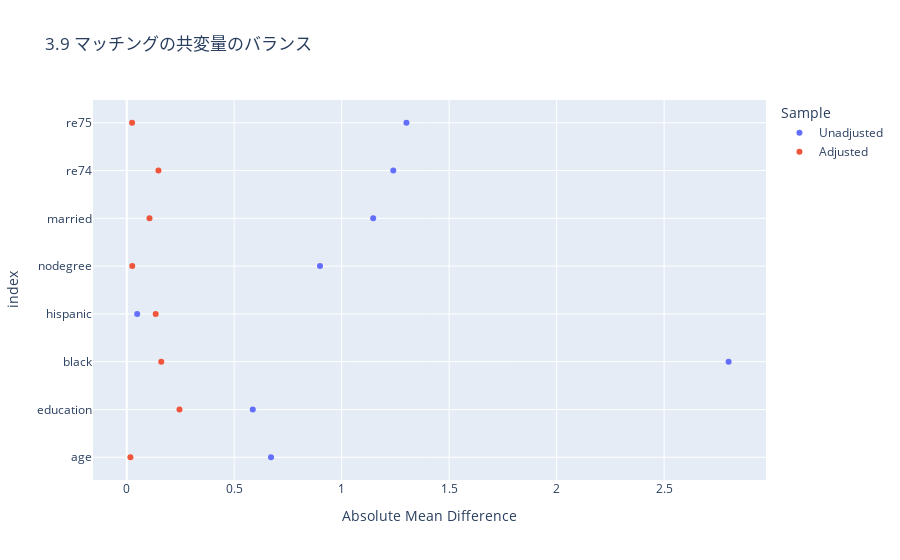

Here is the notebook cell this chart was saved with:
### Code cell
balance_df = pd.concat([
    pd.DataFrame({'Absolute Mean Difference': unadjusted_amd, 'Sample': 'Unadjusted'}),
    pd.DataFrame({'Absolute Mean Difference': after_matching_amd, 'Sample': 'Adjusted'})
])
fig = px.scatter(balance_df, x='Absolute Mean Difference', y=balance_df.index, color='Sample', 
                 title='3.9 マッチングの共変量のバランス')
fig.show()

### Figure 1 — Plotly figure (JSON) as saved in the notebook; plotly's stock layout.template omitted (floating-point values rounded to 4 significant figures)
{"data": [{"hovertemplate": "Sample=Unadjusted<br>Absolute Mean Difference=%{x}<br>index=%{y}<extra></extra>", "legendgroup": "Unadjusted", "marker": {"color": "#636efa", "symbol": "circle"}, "mode": "markers", "name": "Unadjusted", "orientation": "h", "showlegend": true, "type": "scatter", "x": [0.6713, 0.5863, 2.8, 0.04868, 0.8991, 1.147, 1.24, 1.301], "xaxis": "x", "y": ["age", "education", "black", "hispanic", "nodegree", "married", "re74", "re75"], "yaxis": "y"}, {"hovertemplate": "Sample=Adjusted<br>Absolute Mean Difference=%{x}<br>index=%{y}<extra></extra>", "legendgroup": "Adjusted", "marker": {"color": "#EF553B", "symbol": "circle"}, "mode": "markers", "name": "Adjusted", "orientation": "h", "showlegend": true, "type": "scatter", "x": [0.0171, 0.2454, 0.1606, 0.1348, 0.02563, 0.1058, 0.1475, 0.02494], "xaxis": "x", "y": ["age", "education", "black", "hispanic", "nodegree", "married", "re74", "re75"], "yaxis": "y"}], "layout": {"legend": {"title": {"text": "Sample"}, "tracegroupgap": 0}, "title": {"text": "3.9 マッチングの共変量のバランス"}, "xaxis": {"anchor": "y", "domain": [0, 1], "title": {"text": "Absolute Mean Difference"}}, "yaxis": {"anchor": "x", "domain": [0, 1], "title": {"text": "index"}}}}
